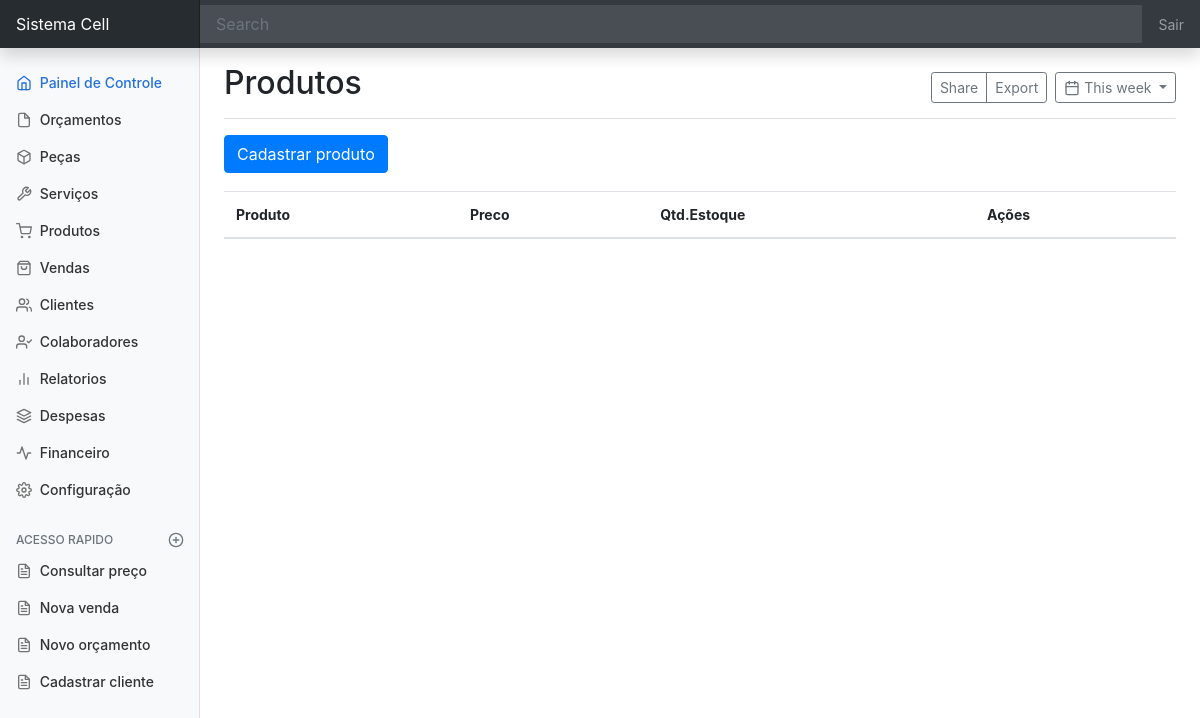
/produtos, run on an earlier commit of the app's database.
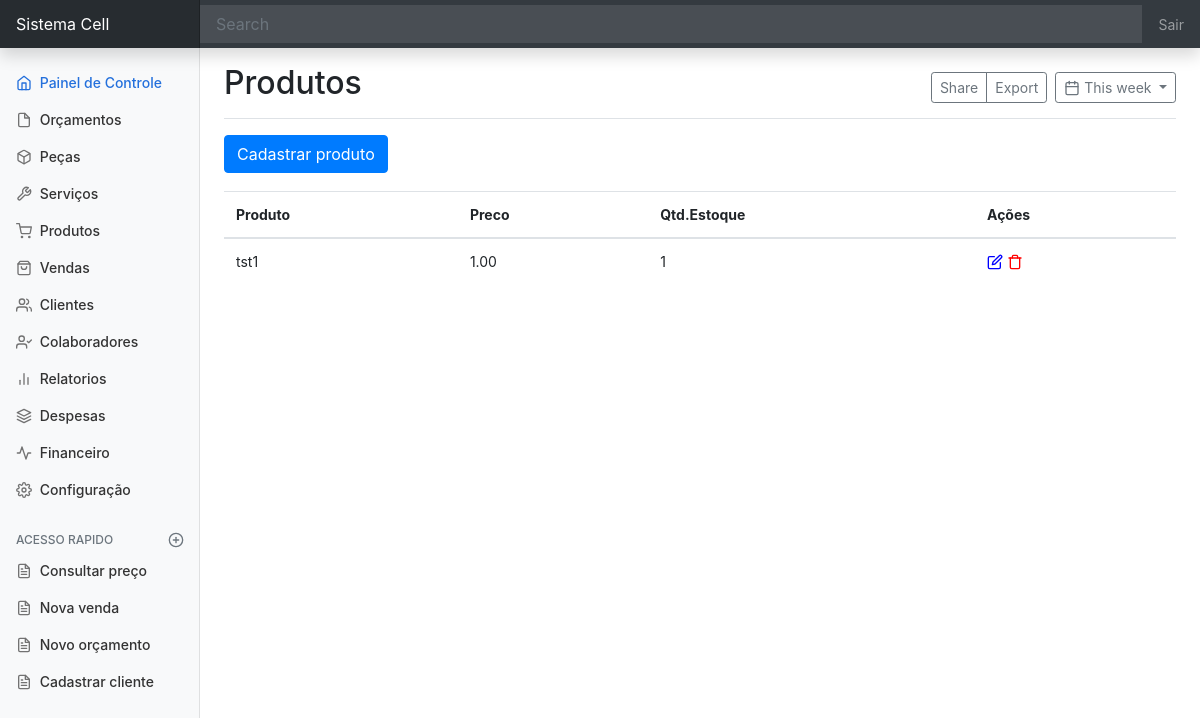
And on a later commit of the database.
### produto/models.py (models this page shows, shortened)
class Produto(models.Model):
    nome = models.CharField(max_length=99)
    quantidade = models.IntegerField()
    preco = models.DecimalField(max_digits=9, decimal_places=2)

### produto/views.py (the view)
# urls.py: path('produtos', ListaProduto.as_view(), name='produtos'),
class ListaProduto(ListView):
    model = Produto
    template_name = 'produto/pagina-inicial-produto.html'

### produto/templates/produto/pagina-inicial-produto.html (shortened to what this page needs)
{% extends 'dashboard/pagina-inicial.html'%}
{% block titulo %}
Produtos
{% endblock titulo %}
{% block conteudo %}
<div>
    <a
            href=""
            class="btn btn-primary"
            data-toggle="modal"
            data-target="#staticBackdrop"
            hx-get="{% url 'criar-produtos' %}"
            hx-target="#adicionar-conteudo"
            hx-swap="innerHTML"> Cadastrar produto</a>
</div>
<div style="padding-top:18px">
    <table id="tabela-produto" class="table">
        <thead>
        <tr>
            <th>Produto</th>
            <th>Preco</th>
            <th>Qtd.Estoque</th>
            <th>Ações</th>
        </tr>
        </thead>
        <tbody id="produto-Tbody">
            {% include "produto/tabela/tabela-produto.html" %}
        </tbody>
    </table>
</div>
{% endblock conteudo %}

### produto/templates/produto/tabela/linhas-tabela-produto.html (shortened to what this page needs)
<tr id="trProduto{{ object.pk }}">
    <td>{{ object.nome }}</td>
    <td>{{ object.preco|default:'---' }}</td>
    <td>{{ object.quantidade }}</td>
    <td>
        <span data-feather="edit"
              style="color: blue;"
              data-toggle="modal"
              data-target="#staticBackdrop"
              hx-get="{% url 'editar-produtos' object.pk %}"
              hx-target="#adicionar-conteudo"></i>
        </span>
        <span
            data-feather="trash"
            style="color:red;"
            hx-get="{% url 'apagar-produtos' object.pk %}"
            hx-confirm="Deseja mesmo apagar {{ object.nome }} ?"
            hx-target="closest tr"
            hx-swap="outerHTML swap:300ms">
        </span>
    </td>
</tr>

What changed in the data, as far as the page shows it:
added Produto: nome "tst1", preco "1.00", quantidade "1"
